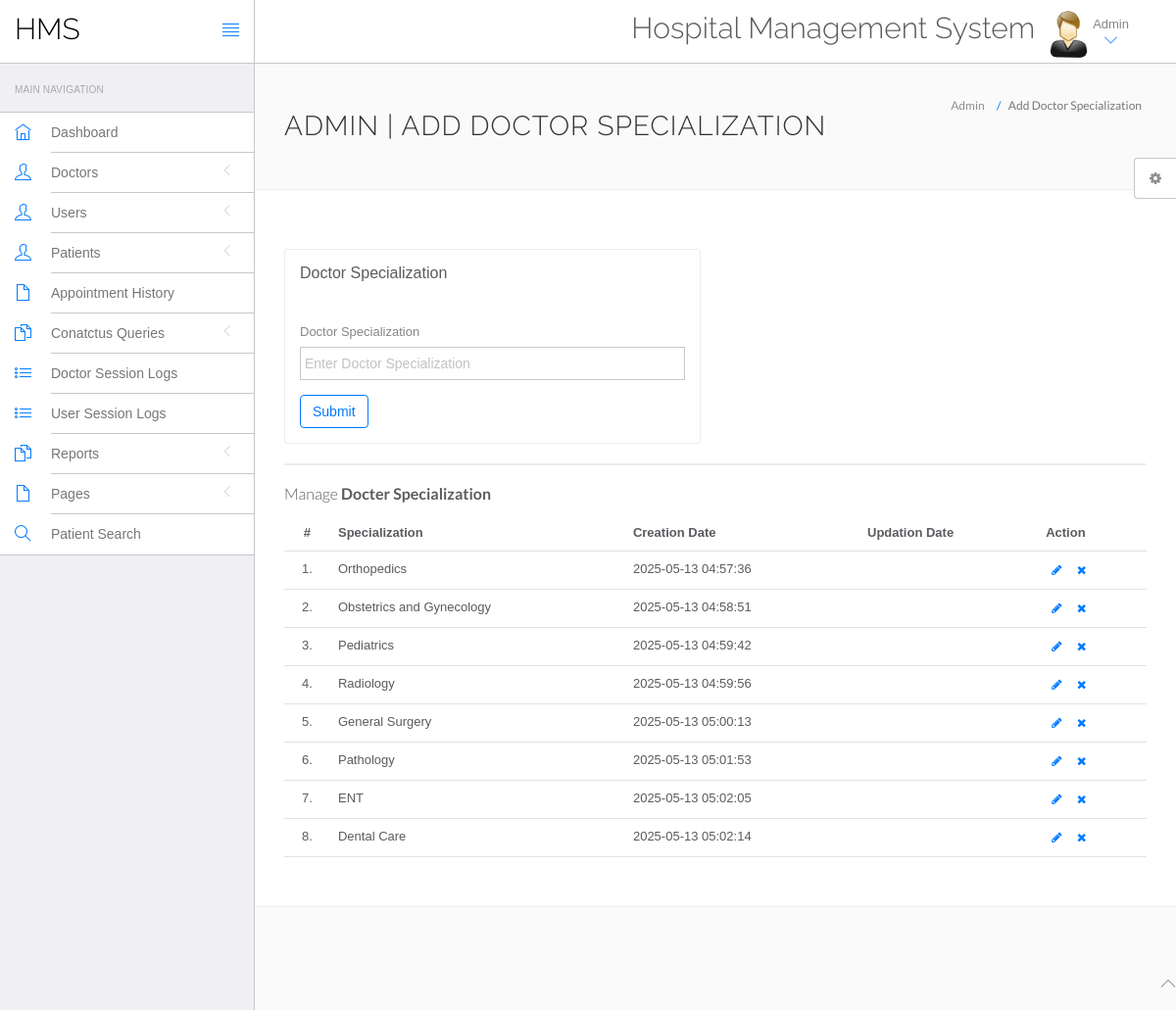
Screenshot of /hospital/hms/admin/doctor-specilization.php (signed in) with the database file from the repository.
### tables this page shows
CREATE TABLE `doctorspecilization` (
  `id` int(11) NOT NULL,
  `specilization` varchar(255) DEFAULT NULL,
  `creationDate` timestamp NULL DEFAULT current_timestamp(),
  `updationDate` timestamp NULL DEFAULT NULL ON UPDATE current_timestamp()
);

### hospital/hms/admin/doctor-specilization.php (the view, shortened to what this page needs)
<?php
include('include/config.php');
if(strlen($_SESSION['id']==0)) {
 header('location:logout.php');
  } else{
?>
<!DOCTYPE html>
<html lang="en">
	<head>
		<link rel="stylesheet" href="vendor/bootstrap/css/bootstrap.min.css">
		<link rel="stylesheet" href="vendor/fontawesome/css/font-awesome.min.css">
		<link rel="stylesheet" href="vendor/themify-icons/themify-icons.min.css">
		<link href="vendor/animate.css/animate.min.css" rel="stylesheet" media="screen">
		<link href="vendor/perfect-scrollbar/perfect-scrollbar.min.css" rel="stylesheet" media="screen">
		<link href="vendor/switchery/switchery.min.css" rel="stylesheet" media="screen">
		<link href="vendor/bootstrap-touchspin/jquery.bootstrap-touchspin.min.css" rel="stylesheet" media="screen">
		<link href="vendor/select2/select2.min.css" rel="stylesheet" media="screen">
		<link href="vendor/bootstrap-datepicker/bootstrap-datepicker3.standalone.min.css" rel="stylesheet" media="screen">
		<link href="vendor/bootstrap-timepicker/bootstrap-timepicker.min.css" rel="stylesheet" media="screen">
		<link rel="stylesheet" href="assets/css/styles.css">
		<link rel="stylesheet" href="assets/css/plugins.css">
		<link rel="stylesheet" href="assets/css/themes/theme-1.css" id="skin_color" />
	</head>
	<body>
		<div id="app">
<?php include('include/sidebar.php');?>
			<div class="app-content">
						<?php include('include/header.php');?>
				<div class="main-content" >
					<div class="wrap-content container" id="container">
						<section id="page-title">
							<div class="row">
								<div class="col-sm-8">
									<h1 class="mainTitle">Admin | Add Doctor Specialization</h1>
																	</div>
								<ol class="breadcrumb">
									<li>
										<span>Admin</span>
									</li>
									<li class="active">
										<span>Add Doctor Specialization</span>
									</li>
								</ol>
							</div>
						</section>
						<div class="container-fluid container-fullw bg-white">
							<div class="row">
								<div class="col-md-12">
									<div class="row margin-top-30">
										<div class="col-lg-6 col-md-12">
											<div class="panel panel-white">
												<div class="panel-heading">
													<h5 class="panel-title">Doctor Specialization</h5>
												</div>
												<div class="panel-body">
													<form role="form" name="dcotorspcl" method="post" >
														<div class="form-group">
															<label for="exampleInputEmail1">
																Doctor Specialization
															</label>
							<input type="text" name="doctorspecilization" class="form-control"  placeholder="Enter Doctor Specialization">
														</div>
														<button type="submit" name="submit" class="btn btn-o btn-primary">
															Submit
														</button>
													</form>
												</div>
											</div>
										</div>
											</div>
										</div>
									<div class="col-lg-12 col-md-12">
											<div class="panel panel-white">
											</div>
										</div>
									</div>
									<div class="row">
								<div class="col-md-12">
									<h5 class="over-title margin-bottom-15">Manage <span class="text-bold">Docter Specialization</span></h5>
									<table class="table table-hover" id="sample-table-1">
										<thead>
											<tr>
												<th class="center">#</th>
												<th>Specialization</th>
												<th class="hidden-xs">Creation Date</th>
												<th>Updation Date</th>
												<th>Action</th>
											</tr>
										</thead>
										<tbody>
<?php
$sql=mysqli_query($con,"select * from doctorSpecilization");
$cnt=1;
while($row=mysqli_fetch_array($sql))
{
?>
											<tr>
												<td class="center"><?php echo $cnt;?>.</td>
												<td class="hidden-xs"><?php echo $row['specilization'];?></td>
												<td><?php echo $row['creationDate'];?></td>
												<td><?php echo $row['updationDate'];?>
												</td>
												<td >
												<div class="visible-md visible-lg hidden-sm hidden-xs">
							<a href="edit-doctor-specialization.php?id=<?php echo $row['id'];?>" class="btn btn-transparent btn-xs" tooltip-placement="top" tooltip="Edit"><i class="fa fa-pencil"></i></a>
	<a href="doctor-specilization.php?id=<?php echo $row['id']?>&del=delete" onClick="return confirm('Are you sure you want to delete?')"class="btn btn-transparent btn-xs tooltips" tooltip-placement="top" tooltip="Remove"><i class="fa fa-times fa fa-white"></i></a>
												</div>
												</td>
											</tr>
											<?php
$cnt=$cnt+1;
											 }?>
										</tbody>
									</table>
								</div>
							</div>
								</div>
							</div>
						</div>
					</div>
				</div>
	<?php include('include/footer.php');?>
	<?php include('include/setting.php');?>
	</body>
</html>
<?php } ?>

### hospital/hms/admin/assets/css/themes/theme-1.css (style rules this page uses)
body { background: #FAFAFA; }

### rows the page displays
doctorspecilization: specilization "Orthopedics", creationDate "2025-05-13 04:57:36"
doctorspecilization: specilization "Obstetrics and Gynecology", creationDate "2025-05-13 04:58:51"
doctorspecilization: specilization "Pediatrics", creationDate "2025-05-13 04:59:42"
doctorspecilization: specilization "Radiology", creationDate "2025-05-13 04:59:56"
doctorspecilization: specilization "General Surgery", creationDate "2025-05-13 05:00:13"
doctorspecilization: specilization "Pathology", creationDate "2025-05-13 05:01:53"
doctorspecilization: specilization "ENT", creationDate "2025-05-13 05:02:05"
doctorspecilization: specilization "Dental Care", creationDate "2025-05-13 05:02:14"
